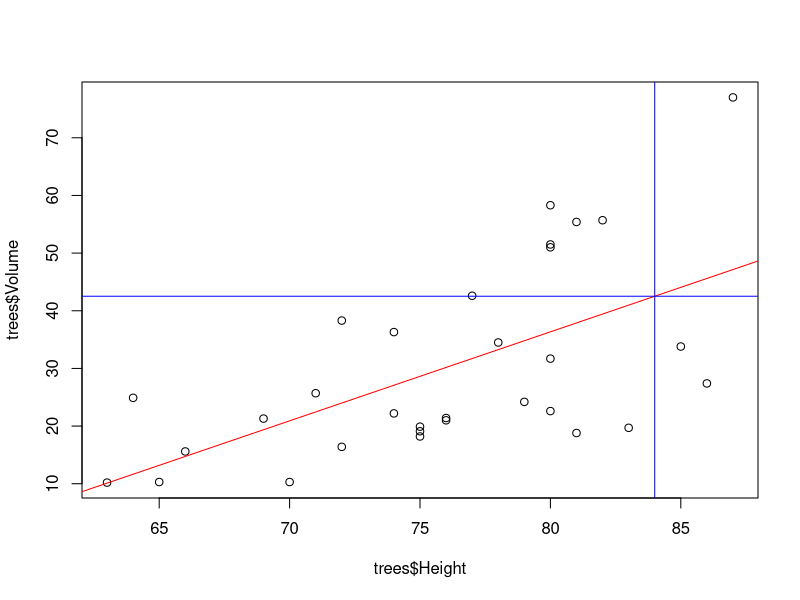
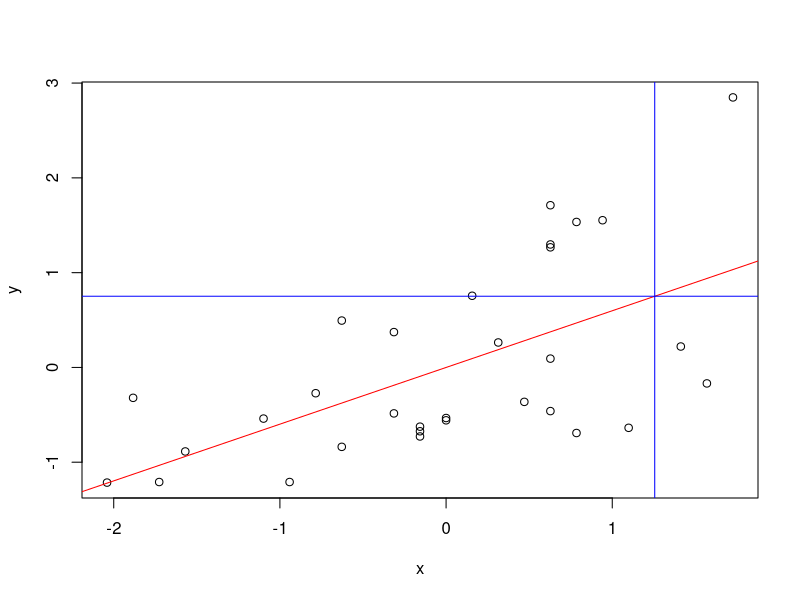

These charts were generated, in order, by the following R code:
### Lab 4

## Load data
data(trees)

## Computing Pearson's R
# Does the tree height correlate with the tree volume?
standardize <- function(datoi) {
  numerator <- datoi - mean(datoi)
  denominator <- sd(datoi)
  zscore <- numerator/denominator
  return(zscore)
}
x <- standardize(trees$Height)
y <- standardize(trees$Volume)
n <- length(x)
r <- cor(x, y)

# Standard Error 
se_cor <- function(pearsR, samplen) {
  numer <- 1 - pearsR^2
  denom <- samplen - 2
  finalse <- sqrt(numer/denom)
  return(finalse)
}
se <- se_cor(r, n)

# t-test 
tval <- r / se

# Significance 
# multiply by 2 for 2 tailed
pval <- pt(tval, df = 30, lower.tail = FALSE) * 2


## Significance of Pearson's R
# Is our R regarding the correlation of tree height and tree volume significant?
cor.test(trees$Height, trees$Volume)
cor.test(x, y) # same!

# Plot
plot(trees$Height, trees$Volume) + abline(lm(trees$Volume ~ trees$Height), col="red")
# Note: note the direction of arguments in abline(lm( Y ~ X )) 


## Bivariate Regression
# By hand
mu <- c(height = mean(trees$Height), volume = mean(trees$Volume))
s <- c(height = sd(trees$Height), volume = sd(trees$Volume))
unknown <- c(height = 84)
B1 <- (s['volume'] / s['height']) * r
B0 <- mu['volume'] - B1 * mu['height']

y_hat <- B0 + (B1 * unknown)

abline(v = unknown, h = y_hat, col = "blue")
png(file = "Lab4-cor-bireg.png") # NOTE: DO NOT use spaces in file names!
# The .png will save in your current, working directory

# Standardizing Method
# if standardized, y-hat = B1*x where B1 = r
unknown_std <- (84 - mean(trees$Height)) / sd(trees$Height)
y_hat_std <- r * unknown_std
y_hat_std * sd(trees$Height) + mean(trees$Height)
plot(x, y) + abline(lm(y ~ x), col="red") + abline(v = unknown_std, h = y_hat_std, col = "blue")

